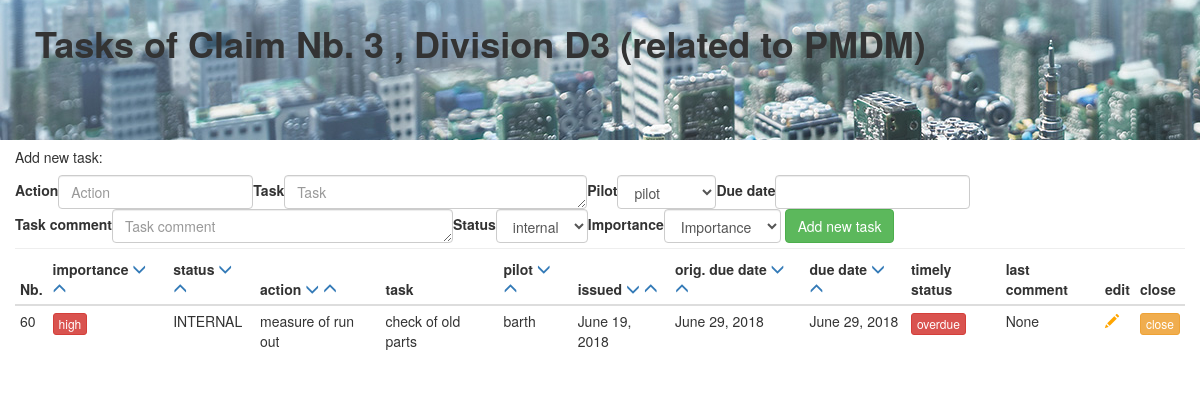
Screenshot of /SMS/task_tracker/due_date/3/D3/9999 (signed in) with the database file from the repository.
### SMS/models.py (models this page shows, shortened)
class Company(models.Model):
   name =  models.CharField(max_length=200, unique=True, verbose_name='Company name')
   NMB_company = models.BooleanField(default=False)
   customer = models.BooleanField(default = False)
   DUNS = models.CharField(max_length=10, unique=True)
   adress1 = models.CharField(max_length=200)
   adress2 = models.CharField(max_length=200, blank=True)
   postcode = models.CharField(max_length=15)
   town = models.CharField(max_length=200)
   country = CountryField()
   def __str__(self):
       return self.name

class Task(models.Model):
    project = models.CharField(max_length=25)
    subproject = models.CharField(max_length=25)
    action = models.CharField(max_length = 25)
    task = models.CharField(max_length = 250)
    pilot = models.ForeignKey(UserProfile, related_name='pilot_of_task', on_delete=models.SET_NULL, null = True, default=15) #default, damit im pulldown "pilot" angezeigt wird"
    date_issued = models.DateField(auto_now_add=True)
    original_due_date = models.DateField()
    due_date = models.DateField()
    task_comment = models.CharField(max_length = 1500, blank=True, null=True)
    closed_date = models.DateField(blank=True, null=True)
    closed = models.BooleanField(default = False)
    importance = models.CharField(max_length=10, choices=IMPORTANCE_CHOICES, default='IMP')
    file = models.FileField(blank=True, null=True, upload_to='uploads/')
    status = models.CharField(max_length=15, choices=STATUS_CHOICES, default = 'INTERNAL')
    @property
    def timely_status(self):
        if datetime.date(timezone.now()) > self.due_date:
            return "Overdue"
        return "In time"

class UserProfile(models.Model):
    user = models.OneToOneField(User, on_delete=models.CASCADE)
    firstname = models.CharField(max_length=50)
    lastname = models.CharField(max_length=50)
    email = models.EmailField()
    company = models.ForeignKey(Company, on_delete=models.SET_NULL, null = True)
    isAdmin = models.BooleanField(default=False)
    isStaff = models.BooleanField(default=False)
    activation_key = models.CharField(max_length=40, default='1234')
    class Meta:
        ordering = ('user__username',)
    def __str__(self):
        return str(self.user)

### SMS/views.py (the view, shortened to what this page needs)
# urls.py: path('task_tracker/<str:order>/<int:project>/<str:subproject>/<int:id>', views.task_tracker, name='task_tracker'),
@login_required
def task_tracker(request, order, project, subproject, id):
    actual_user_id = request.user
    user_profile = UserProfile.objects.get(user_id=actual_user_id)
    company = Claim.objects.get(pk=project).related_to
    if not user_profile.isStaff:                  #der eingloggte User geh�rt NICHT zu PMDM
        if not company == user_profile.company:   #der eingloggte User ruft Daten einer anderen Firma auf!
            messages.add_message(request, messages.ERROR, 'You are not allowed to see other companies items!')
    path = 'uploads/' + company.name + '/Claim_' + str(project)
    tasks = Task.objects.filter(project=project, subproject=subproject, closed=False).order_by(order)
    tasks_done = Task.objects.filter(project=project, subproject=subproject, closed = True)
    task_to_edit = None
    if id < 9000:
        task_to_edit = Task.objects.get(project=project, subproject=subproject, pk=id)
    proj = 'Claim Nb. ' + str(project)
    subproj = ', Division ' + subproject
    task_data = [proj, subproj, id, order, company]
    hereIwork = UserProfile.objects.get(user=request.user).company
    form = TaskForm(company=company, hereIwork=hereIwork)
    return render(request, 'SMS/task_tracker.html', {'user_profile':user_profile, 'task_data':task_data, 'form':form, 'tasks':tasks, 'tasks_done':tasks_done,
     })

### SMS/templates/SMS/task_tracker.html (shortened to what this page needs)
{% load staticfiles %}
<!DOCTYPE html>
<html lang="en">
    <head>
        <link rel="stylesheet" href="{% static 'css/bootstrap.min.css' %}">
        <link rel="stylesheet" href="{% static 'css/SMS.css' %}">
    </head>
 <body>
{% load bootstrap3 %}
{% bootstrap_css %}
{% load fontawesome %}
{% fontawesome_stylesheet %}
<div class="bg-img">
  <div class="container-fluid">
    <div class="row">
      <div class="col-md-12">
{% if not messages %}
      <p class="h_2 add_margin"> Tasks of {{ task_data.0 }} {{ task_data.1 }} (related to {{ task_data.4}})
      </p>
{% endif %}
      </div>
    </div>
  </div>
</div>
{% if not messages %}
<div class="container-fluid">
  <div class="row">
    <div class= "col-md-2">      <h5>Add new task:     </h5>
    </div>
  </div>
  <div class="row">
    <div class= "col-md-12">
      <form method="POST" class="form-inline">
      {% bootstrap_form form layout='inline' %}
      {% buttons %}
       <button type="submit" class="btn btn-success" name="new_task">Add new task</button>
       {% endbuttons %}
      </form>
    </div>
  </div>
  <hr />
  <div class="row">
    <div class= "col-md-12">
      {% if tasks %}
      <table class="table table-condensed table-hover">
        <thead>
          <th>Nb.
          </th>
          <th>importance
             <a href="{% url 'task_tracker' 'importance' tasks.0.project tasks.0.subproject 9999 %}"><span class="glyphicon glyphicon-menu-down"></span></a>
             <a href="{% url 'task_tracker' '-importance' tasks.0.project tasks.0.subproject 9999 %}"><span class="glyphicon glyphicon-menu-up"></span></a>
          </th>
          <th>status
             <a href="{% url 'task_tracker' 'status' tasks.0.project tasks.0.subproject 9999 %}"><span class="glyphicon glyphicon-menu-down"></span></a>
             <a href="{% url 'task_tracker' '-status' tasks.0.project tasks.0.subproject 9999 %}"><span class="glyphicon glyphicon-menu-up"></span></a>
          </th>
          <th>action
             <a href="{% url 'task_tracker' 'action' tasks.0.project tasks.0.subproject 9999 %}"><span class="glyphicon glyphicon-menu-down"></span></a>
             <a href="{% url 'task_tracker' '-action' tasks.0.project tasks.0.subproject 9999 %}"><span class="glyphicon glyphicon-menu-up"></span></a>
          </th>
          <th>task
          </th>
          <th>pilot
             <a href="{% url 'task_tracker' 'pilot' tasks.0.project tasks.0.subproject 9999 %}"><span class="glyphicon glyphicon-menu-down"></span></a>
             <a href="{% url 'task_tracker' '-pilot' tasks.0.project tasks.0.subproject 9999 %}"><span class="glyphicon glyphicon-menu-up"></span></a>
          </th>
          <th>issued
             <a href="{% url 'task_tracker' 'date_issued' tasks.0.project tasks.0.subproject 9999 %}"><span class="glyphicon glyphicon-menu-down"></span></a>
             <a href="{% url 'task_tracker' '-date_issued' tasks.0.project tasks.0.subproject 9999 %}"><span class="glyphicon glyphicon-menu-up"></span></a>
          </th>
          <th>orig. due date
             <a href="{% url 'task_tracker' 'original_due_date' tasks.0.project tasks.0.subproject 9999 %}"><span class="glyphicon glyphicon-menu-down"></span></a>
             <a href="{% url 'task_tracker' '-original_due_date' tasks.0.project tasks.0.subproject 9999 %}"><span class="glyphicon glyphicon-menu-up"></span></a>
          </th>
          <th>due date
             <a href="{% url 'task_tracker' 'due_date' tasks.0.project tasks.0.subproject 9999 %}"><span class="glyphicon glyphicon-menu-down"></span></a>
             <a href="{% url 'task_tracker' '-due_date' tasks.0.project tasks.0.subproject 9999 %}"><span class="glyphicon glyphicon-menu-up"></span></a>
          </th>
          <th>timely status
          </th>
          <th>last comment
          </th>
          <th>edit</th>
          <th>close
          </th>
        </thead>
        <tbody>
        {% for task in tasks %}
            {% if task.pk == task_data.2 %}
            <tr class="active">
            {% else %}
            <tr>
            {% endif %}
              <td>{{ task.pk }}
              </td>
              <td>
                  {% if 'HIGH' in task.importance %}
                  <button type="button" class="btn btn-danger btn-xs">high</button>
                  {% endif %}
              </td>
              <td>{{ task.status }}</td>
              <td>{{ task.action }}</td>
              <td>{{ task.task|truncatechars:30  }}</td>
              <td>{{ task.pilot.user }}</td>
              <td>{{ task.date_issued }}</td>
              <td>{{ task.original_due_date }}</td>
              <td>{{ task.due_date }}</td>
              <td>
                  {% if 'Overdue' in task.timely_status %}
                  <button type="button" class="btn btn-danger btn-xs">overdue</button>
                  {% endif %}
              </td>
              <td>{{ task.task_comment|truncatechars:30 }}</td>
              <td>
                  <a href="{% url 'task_details' task_data.3 task.project task.subproject task.pk %}"><span class="glyphicon glyphicon-pencil orange"></span></a>
              </td>
              <td>
                  <form class="form-inline" method="POST" action="{{ task.pk }}" >
                  <button type="submit" name="task_done" class="btn btn-warning btn-xs">close</button>
                  </form>
              </td>
            </tr>
        {% endfor %}
        </tbody>
      </table>
      {% endif %}
    </div>
  {% endif %}
  </body>
</html>

### SMS/static/css/SMS.css (style rules this page uses)
.orange { color:orange; }
.h_2 { margin-top: 0px; margin-bottom: 0px; font-size: 36px; font-family: inherit; font-weight:600; line-height: 1.3; color: inherit; }
.add_margin { margin-top: 20px; margin-left: 20px; }
hr { margin-top: 5px !important; margin-bottom: 5px !important; }
.bg-img { margin: 0px; padding: 0px; background-image: url("../../../static/images/minebeamitsumi-town.png"); height: 10em; }

### rows the page displays
Company: name "PMDM"
Task: pk "60", importance "high", status "INTERNAL", action "measure of run out", task "check of old parts", pilot.user "barth", date_issued "June 19, 2018", original_due_date "June 29, 2018", due_date "June 29, 2018", shows "overdue", task_comment "None"

### other values shown
{{ task_data.0 }} "Claim Nb. 3"
{{ task_data.1 }} ", Division D3"
